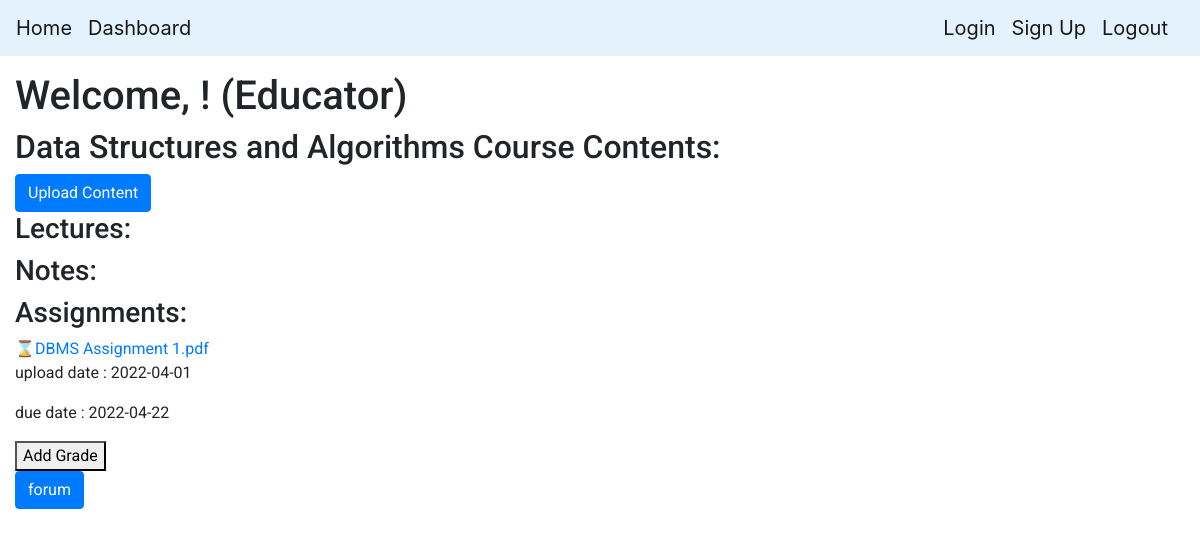
Screenshot of /viewCourse?course_id=3 with the database file from the repository.
### models.py (models this page shows)
class Course(UserMixin,db.Model):
    __tablename__ = 'Course'
    course_id = db.Column(
        db.Integer,
        nullable=False,
        primary_key=True
    )
    course_name = db.Column(
        db.String(50),
        nullable=False
    )

class MentorContent(UserMixin,db.Model):
    __tablename__ = 'MentorContent'
    content_id = db.Column(
        db.Integer,
        primary_key = True,
        autoincrement=True
    )
    user_id = db.Column(
        db.Integer,
        db.ForeignKey('CourseInstance.user_id')
    )
    course_id = db.Column(
        db.Integer,
        db.ForeignKey('Course.course_id'),
        nullable = False
    )
    upload_date = db.Column(
        db.Date,
        nullable=True
    )
    due_date = db.Column(
        db.Date,
        nullable=True
    )
    type = db.Column(
        db.Integer,
        db.ForeignKey('ContentTypes.type'),
        nullable = False
    )
    data = db.Column(
        db.LargeBinary,
        nullable=False
    )
    filename=db.Column(
        db.String(50),
        nullable=False
    )

### educator.py (the view)
@educator.route("/viewCourse", methods=["GET", "POST"])
def viewCourse():
    course_id = int(request.args.get("course_id"))
    assignments = MentorContent.query.filter_by(course_id=course_id, content_id=1)
    notes = MentorContent.query.filter_by(course_id=course_id, content_id=2)
    lectures = MentorContent.query.filter_by(course_id=course_id, content_id=3)
    return render_template(
        "viewcourse_educator.html",
        course_id=course_id,
        course_name=Course.query.filter(Course.course_id == course_id)
        .first()
        .course_name,
        assignments=assignments,
        lectures=lectures,
        notes=notes,
    )

### templates/viewcourse_educator.html (shortened to what this page needs)
{% extends "base.html" %}
{% block content %}
<h1 class="title">
    Welcome, {{name}}! (Educator)
</h1>
<h2>{{course_name}} Course Contents:</h2>
<a type="button" class="btn btn-primary"  href= "{{ url_for ('educator.addContent', course_id = course_id) }}" >Upload Content</a>
<h3>Lectures:</h3>
<h3>Notes:</h3>
<h3>Assignments:</h3>
{% for lec in assignments %}
<div>
    <a href="{{ url_for ('educator.viewContent', content_id = lec.content_id, filename = lec.filename) }}">&#8987;{{lec.filename}}</a>
    <p>upload date : {{lec.upload_date}}</p>
    <p>due date : {{lec.due_date}}</p>
    <a href="{{ url_for('educator.addGrades', course_id = course_id, content_id = lec.content_id) }}" ><button>Add Grade</button></a>
</div>
{%endfor%}
<a type="button" class="btn btn-primary" href="{{url_for('posts.Dforum',course_id=course_id)}}">forum</a></button>
{% endblock %}

### templates/base.html (shortened to what this page needs)
<!DOCTYPE html>
<html>
    <head>
         <link rel="stylesheet" href="https://maxcdn.bootstrapcdn.com/bootstrap/4.0.0/css/bootstrap.min.css">
         <link rel="stylesheet" type="text/css" href="{{ url_for('static', filename='style.css')}}" />
    </head>
    <body>
        <div class="navbar navbar-expand-lg navbar-light fixed-top" style="background-color: #e3f2fd;">
            <a class="navbar-brand" href="{{ url_for('main.index') }}" class="navbar-item">
                Home
            </a>
            <ul class="navbar-nav mr-auto nav-pills">
            <a class="navbar-brand" href="{{ url_for('main.dashboard') }}" class="navbar-item">
                Dashboard</a>
            </ul>
            <a class="navbar-brand" href="{{ url_for('auth.login') }}" class="navbar-item">
                Login
            </a>
            <a class="navbar-brand" href="{{ url_for('auth.signup') }}" class="navbar-item">
                Sign Up
            </a>
            <a class="navbar-brand" href="{{ url_for('auth.logout') }}" class="navbar-item">
                Logout
            </a>
        </div>
        <div>supportive div for css .........................................................................................................................</div>
        <div>supportive div for css .........................................................................................................................</div>
        <div class="col-md-11 pt-4 body-content" >
            {% block content %}
            {% endblock %}
        </div>
    </body>
</html>

### static/style.css (style rules this page uses)
.body-content { padding: 15px; font-family: 'Roboto', sans-serif; }

### rows the page displays
Course: course_name "Data Structures and Algorithms"
MentorContent: filename "DBMS Assignment 1.pdf", upload_date "2022-04-01", due_date "2022-04-22"
